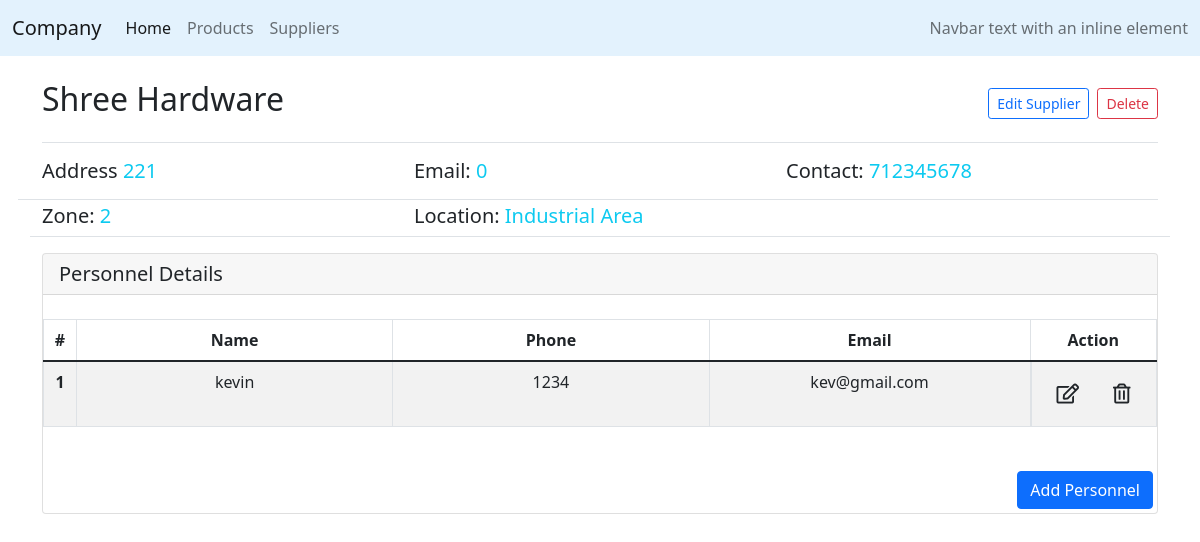
Page /company/suppliers/1 on the earlier database version.
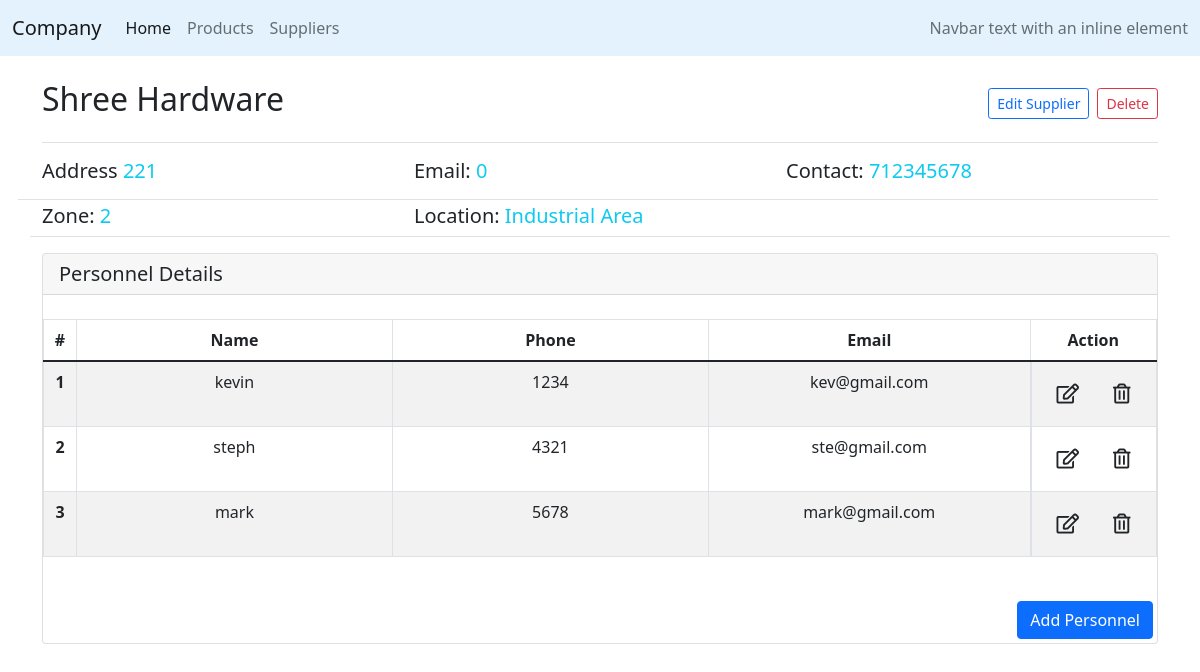
Same page on the later database version.
### company/models.py (models this page shows, shortened)
class Personnel(models.Model):
    nameC = models.CharField(max_length=64)
    contact = models.IntegerField()
    email = models.CharField(max_length=64)
    content_type = models.ForeignKey(ContentType, related_name="personnel", blank=True, on_delete=models.CASCADE)
    object_id = models.PositiveIntegerField()
    content_object = GenericForeignKey()

### company/views.py (the view)
# urls.py: path('suppliers/<int:id>', views.supplierDetail, name='supplierDetail'),
def supplierDetail(request, id):
    supplier = Supplier.objects.get(pk=id)
    personnel = supplier.personnel.all()
    response_data = {
        "supplier": supplier,
        "personnel": personnel
    }
    return render(request, "company/supplierDetails.html", response_data)

### company/templates/company/supplierDetails.html (shortened to what this page needs)
{% extends "company/layout.html" %}
{% block body %}
<div class="container">
    <div class="d-flex justify-content-between border-bottom mt-4 pb-3">
        <div id="name">
            <h2>
                <span  class="pdetail">{{supplier.nameS}}</span>
            </h2>
        </div>
        <div class="d-flex align-items-center justify-content-between">
            <button class="btn btn-outline-primary btn-sm mx-2" id="editsupplier">Edit Supplier</button>
            <button class="btn btn-outline-danger btn-sm" id="deletesupplier">Delete</button>
        </div>
    </div>
    <div id="supplierDetails" class="row mt-3 border-bottom">
        <div class="border-bottom col-12 row pb-2">
            <h5 class="col-md-4">
                Address
                <span class="text-info pdetail">{{supplier.address}}</span>
            </h5>
            <h5 class="col-md-4">
                Email:
                <span class="text-info pdetail">{{supplier.email}}</span>
            </h5>
            <h5 class="col-md-4">
                Contact:
                <span class="text-info pdetail">{{supplier.contact}}</span>
            </h5>
        </div>
        <div class="col-12 pt-1 row">
            <h5 class="col-md-4">
                Zone:
                <span class="text-info pdetail">{{supplier.zone}}</span>
            </h5>
            <h5 class="col-md-6">
                Location:
                <span class="text-info pdetail">{{supplier.location}}</span>
            </h5>
        </div>
    </div>
    <div class="card mt-3">
        <h5 class="card-header">Personnel Details</h5>
        <div class="table-responsive my-4">
            <table class="table table-striped table-bordered table-hover">
                <thead>
                  <tr>
                    <th scope="col" style="width:3%" class="text-center">#</th>
                    <th scope="col" style="width:30%" class="text-center">Name</th>
                    <th scope="col" style="width:30%" class="text-center">Phone</th>
                    <th scope="col" style="width:30%" class="text-center">Email</th>
                    <th scope="col" class="text-center">Action</th>
                  </tr>
                </thead>
                <tbody id="personnelTable">
                    {% for person in personnel %}
                        <tr>
                            <th scope="row" class="rowCounter text-center"></th>
                            <td class="text-center">{{person.nameC}}</td>
                            <td class="text-center">{{person.contact}}</td>
                            <td class="text-center">{{person.email}}</td>
                            <td class="d-flex justify-content-center">
                                <button class="pr-1 btn btn-lg text-dark edit-button" >
                                    <i class="far fa-edit"></i>
                                </button>
                                <button class="pl-0 btn btn-lg text-dark delete-button ">
                                    <i class="far fa-trash-alt"></i>
                                </button>
                            </td>
                        </tr>
                    {% endfor %}
                </tbody>
            </table>
        </div>
        <div class="d-flex flex-row-reverse m-1">
            <button class="btn btn-primary" id="addPerson">Add Personnel</button>
        </div>
    </div>
</div>
{%endblock%}
{% load static %}

Differences in the rows shown:
added Personnel: nameC "steph", contact "4321", email "ste@gmail.com"
added Personnel: nameC "mark", contact "5678", email "mark@gmail.com"
